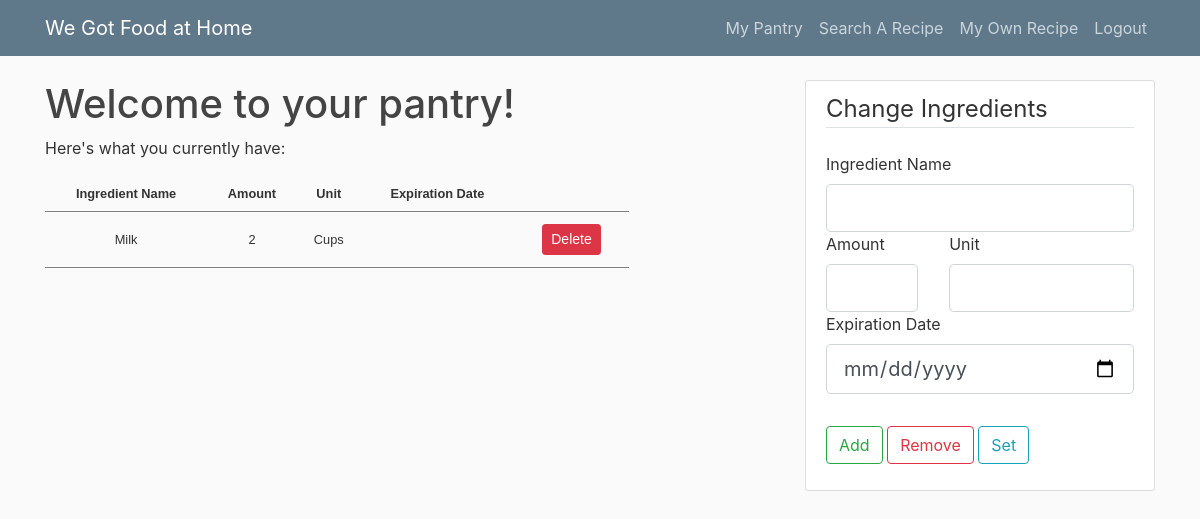
The page /my_pantry (signed in) on the database its author committed.
### wdwh/models.py (models this page shows, shortened)
class Ingredient(db.Model):
    id = db.Column(db.Integer, primary_key=True)
    name = db.Column(db.String(100), nullable=False)
    qty = db.Column(db.Integer, nullable=False)
    units = db.Column(db.String(100))

class RecipeIngredient(Ingredient):
    recipe_id = db.Column(db.Integer, db.ForeignKey('recipe.id'))

### wdwh/routes.py (the view, shortened to what this page needs)
@app.route("/my_pantry", methods=["GET", "POST"])
@login_required
def my_pantry():
    add_ingr_form = AddIngredientForm()
    all_ingr = PantryIngredient.query.filter_by(user_id=current_user.id).all()
    return render_template("pantry.html", title="My Pantry", add_form=add_ingr_form, all_ingr=all_ingr)

### wdwh/forms.py (shortened to what this page needs)
class AddIngredientForm(FlaskForm):
    ingr_name = StringField("Ingredient Name", validators=[DataRequired()])
    qty = IntegerField("Amount", validators=[Optional()])
    date = DateField("Expiration Date", validators=[Optional()])
    units = StringField("Unit", validators=[Optional()])
    add = SubmitField("Add")
    remove = SubmitField("Remove")
    set = SubmitField("Set")

### wdwh/models.py (called while the page is built)
@login_manager.user_loader
def load_user(user_id):
    return User.query.get(int(user_id))

### wdwh/templates/pantry.html (shortened to what this page needs)
{% extends "layout.html" %}
{% block content %}
<body>
    <h1>Welcome to your pantry!</h1>
    <p>Here's what you currently have:</p>
    {% if all_ingr %}
        <table>
            <tr>
                <th>Ingredient Name</th>
                <th>Amount</th>
                <th>Unit</th>
                <th>Expiration Date</th>
            </tr>
            {% for ingr in all_ingr %}
                <tr>
                    <td>{{ingr.name}}</td>
                    <td>{{ingr.qty}}</td>
                    <td>
                        {% if ingr.units %}
                            {{ingr.units}}
                        {% endif %}
                    </td>
                    <td>
                    </td>
                    <td>
                        <button type="button" class="btn btn-danger btn-sm m-1" data-toggle="modal" data-target="#deleteModal{{ingr.id}}">Delete</button>
                    </td>
                </tr>
            {% endfor %}
        </table>
    {% else %}
        <small class="text-muted">
            Your pantry is currently empty, try adding some ingredients!
        </small>
    {% endif %}
</body>
{% endblock content %}
{% block side %}
<div class="content-section">
    <form method="POST" action="">
        <fieldset class="form-group">
            <legend class="border-bottom mb-4">Change Ingredients</legend>
            <div class="form-group">
                {{ add_form.ingr_name.label(class="form-control-label") }}
                {% if add_form.ingr_name.errors %}
                    {{ add_form.ingr_name(class="form-control form-control-lg is-invalid") }}
                    <div class="invalid-feedback">
                        {% for error in add_form.ingr_name.errors %}
                            <span>{{ error }}</span>
                        {% endfor %}
                    </div>
                {% else %}
                    {{ add_form.ingr_name(class="form-control form-control-lg") }}
                {% endif %}
                <div style="float: left; width: 30%;">
                {{ add_form.qty.label(class="form-control-label") }}
                {% if add_form.qty.errors %}
                    {{ add_form.qty(class="form-control form-control-lg is-invalid") }}
                    <div class="invalid-feedback">
                        {% for error in add_form.qty.errors %}
                            <span>{{ error }}</span>
                        {% endfor %}
                    </div>
                {% else %}
                    {{ add_form.qty(class="form-control form-control-lg") }}
                {% endif %}
                </div>
                <div style="float: right; width: 60%;">
                {{ add_form.units.label(class="form-control-label") }}
                {% if add_form.units.errors %}
                    {{ add_form.qty(class="form-control form-control-lg is-invalid") }}
                    <div class="invalid-feedback">
                        {% for error in add_form.qty.errors %}
                            <span>{{ error }}</span>
                        {% endfor %}
                    </div>
                {% else %}
                    {{ add_form.units(class="form-control form-control-lg") }}
                {% endif %}
                </div>
                {{ add_form.date.label(class="form-control-label") }}
                {% if add_form.date.errors %}
                    {{ add_form.date(class="form-control form-control-lg is-invalid") }}
                    <div class="invalid-feedback">
                        {% for error in add_form.date.errors %}
                            <span>{{ error }}</span>
                        {% endfor %}
                    </div>
                {% else %}
                    {{ add_form.date(class="form-control form-control-lg") }}
                {% endif %}
            </div>
        </fieldset>
        <div class="form-group">
            {{ add_form.add(class="btn btn-outline-success") }}
            {{ add_form.remove(class="btn btn-outline-danger") }}
            {{ add_form.set(class="btn btn-outline-info") }}
        </div>
    </form>
</div>
{% endblock side %}

### wdwh/templates/layout.html (shortened to what this page needs)
<!DOCTYPE html>
<html>
<head>
    <link rel="stylesheet" href="https://maxcdn.bootstrapcdn.com/bootstrap/4.0.0/css/bootstrap.min.css">
    <link rel="stylesheet" type="text/css" href="{{ url_for('static', filename='main.css') }}">
</head>
<body>
    <header class="site-header">
      <nav class="navbar navbar-expand-md navbar-dark bg-steel fixed-top">
        <div class="container">
          <a class="navbar-brand mr-4" href="/">We Got Food at Home</a>
          <div class="collapse navbar-collapse" id="navbarToggle">
            <div class="navbar-nav">
              {% if current_user.is_authenticated %}
                <a class="nav-item nav-link" href="{{ url_for('my_pantry') }}">My Pantry</a>
                <a class="nav-item nav-link" href="{{ url_for('search_recipe') }}">Search A Recipe</a>
                <a class="nav-item nav-link" href="{{ url_for('enter_recipe') }}">My Own Recipe</a>
                <a class="nav-item nav-link" href="{{ url_for('logout') }}">Logout</a>
              {% else %}
                <a class="nav-item nav-link" href="{{ url_for('login') }}">Login</a>
                <a class="nav-item nav-link" href="{{ url_for('register') }}">Register</a>
              {% endif %}
            </div>
          </div>
        </div>
      </nav>
    </header>
    <main role="main" class="container">
      <div class="row">
        <div class="col-md-8">
          {% block content %}{% endblock %}
        </div>
        <div class="col-md-4">
          {% block side %}{% endblock %}
        </div>
      </div>
    </main>
</body>
</html>

### wdwh/static/main.css (style rules this page uses)
body { background: #fafafa; color: #333333; margin-top: 5rem; }
h1, h2, h3, h4, h5, h6 { color: #444444; }
.bg-steel { background-color: #5f788a; }
.site-header .navbar-nav .nav-link { color: #cbd5db; }
.content-section { background: #ffffff; padding: 10px 20px; border: 1px solid #dddddd; border-radius: 3px; margin-bottom: 20px; }
td,th { padding: 8px; text-align: center; }
tr { border-bottom: 1px solid grey; }
table { border-collapse: collapse; font-family: arial, sans-serif; font-size: .8rem; width: 80%; }

### rows shown on the page
RecipeIngredient: name "Milk", qty "2", units "Cups"

### other values the page prints
{{ add_form.ingr_name.label(class="form-control-label") }} "Ingredient Name"
{{ add_form.qty.label(class="form-control-label") }} "Amount"
{{ add_form.units.label(class="form-control-label") }} "Unit"
{{ add_form.date.label(class="form-control-label") }} "Expiration Date"
